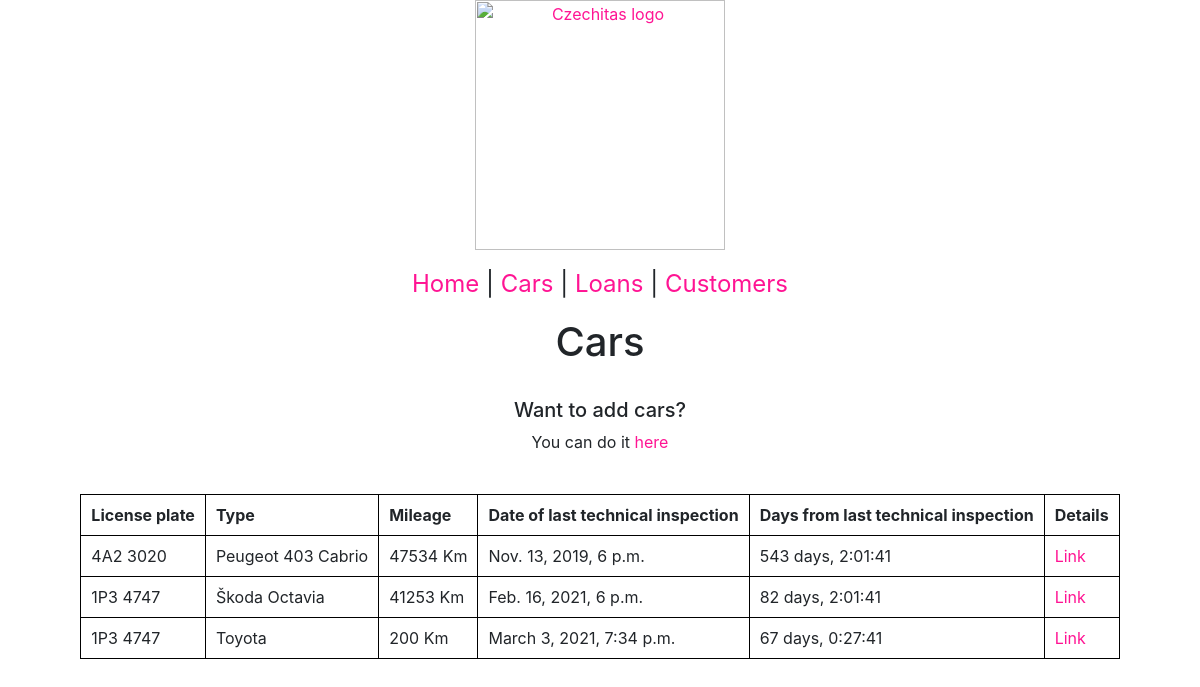
Page /catalog/cars/ on the committed database.
### catalog/models.py (models this page shows, shortened)
class Car(models.Model):
    license_plate = models.CharField(max_length=100)
    car_type = models.CharField(max_length=100)
    mileage = models.IntegerField()
    last_tech_inspection = models.DateTimeField()
    @property
    def days_from_last_tech_inspection(self):
        now = timezone.now()  # Quite tricky to find
        return now - self.last_tech_inspection

### catalog/views.py (the view)
# urls.py: path('cars/', views.CarsView.as_view(), name='cars'),
class CarsView(ListView):
    model = models.Car
    template_name = 'car_template.html'

### catalog/templates/car_template.html (shortened to what this page needs)
{% extends "base.html" %}
{% block content %}
<h1>Cars</h1>
<br />
<h5>Want to add cars?</h2>
    <p>You can do it <a href="{% url 'create_car' %}">here</a></p>
    <br>
    <table>
        <tr>
            <th>License plate</th>
            <th>Type</th>
            <th>Mileage</th>
            <th>Date of last technical inspection</th>
            <th>Days from last technical inspection</th>
            <th>Details</th>
        </tr>
        {% for car in object_list %}
        <tr>
            <td> {{ car.license_plate }}</td>
            <td> {{ car.car_type }}</td>
            <td> {{ car.mileage }} Km</td>
            <td> {{ car.last_tech_inspection }}</td>
            <td>{{car.days_from_last_tech_inspection}}</td>
            <td><a href="{% url 'car_detail' car.pk %}">Link</a></td>
        </tr>
        {% endfor %}
    </table>
    {% endblock %}

### catalog/templates/base.html (style rules this page uses)
h1, h2, h3, h5, p { text-align: center; }
table { margin-left: auto; margin-right: auto; }
table, th, td { border: 1px solid black; border-collapse: collapse; }
th, td { padding: 10px; }
a { color: deeppink; }

### rows in the picture
Car: license_plate "4A2 3020", car_type "Peugeot 403 Cabrio", mileage "47534", last_tech_inspection "Nov. 13, 2019, 6 p.m.", days_from_last_tech_inspection "543 days, 2:01:41"
Car: license_plate "1P3 4747", car_type "Škoda Octavia", mileage "41253", last_tech_inspection "Feb. 16, 2021, 6 p.m.", days_from_last_tech_inspection "82 days, 2:01:41"
Car: license_plate "1P3 4747", car_type "Toyota", mileage "200", last_tech_inspection "March 3, 2021, 7:34 p.m.", days_from_last_tech_inspection "67 days, 0:27:41"
